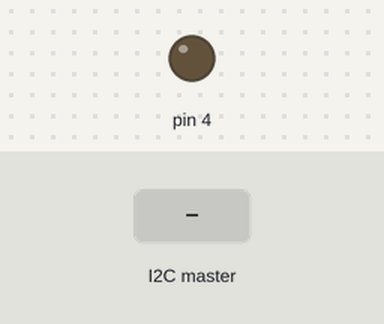
Simulated run of this sketch. Board: Arduino Uno, built with avr-gcc and run on an emulated ATmega328P. Shown: output pins drawn as LEDs (lit = HIGH). Inputs (shaded band) come from the test bench.

Above: at 1.2 s.
1.3 s: the I2C master sends the byte 1
At 1.9 s:
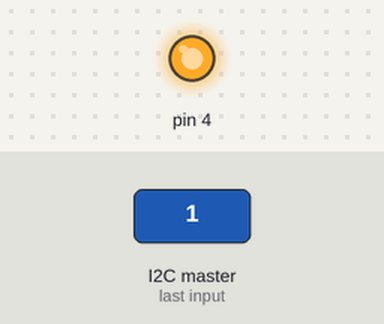
2.8 s: the I2C master sends the byte 0
At 3.1 s:
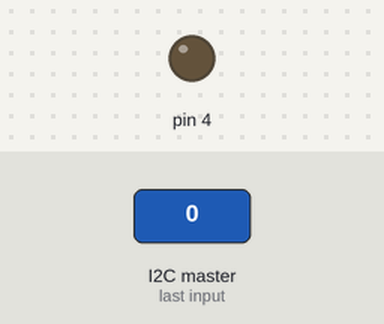
4.3 s: the I2C master sends the byte 2
At 5.4 s:
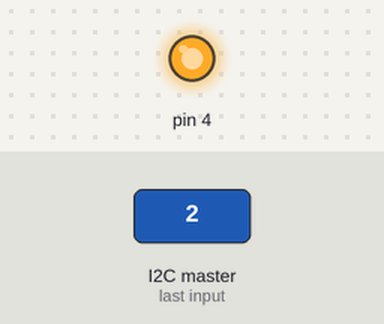
Timing chart, 0 to 7.3 s (numbered marks = the images above; inputs shaded):
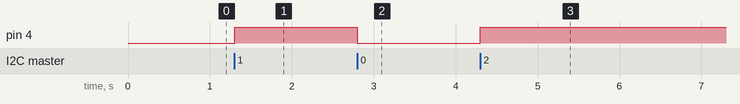

Measured:
- after the input at 1.3 s, pin 4: LOW → HIGH at once
- after the input at 2.8 s, pin 4: HIGH → LOW at once
- after the input at 4.3 s, pin 4: LOW → HIGH at once

The sketch:

Escravo.ino
```cpp
#include <Wire.h>

void setup() {
  Wire.begin(0x08);
  Wire.onReceive(receiveEvent);
  pinMode(4,OUTPUT);
}

void loop() {
  delay(100);
}


void receiveEvent(int leitura) {

  bool estado = Wire.read();    // receive byte as an integer

  if (estado == 1){
    digitalWrite(4,HIGH);
  }
  else{
    digitalWrite(4,LOW);
  }
}
```
